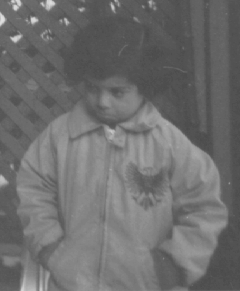
%> input picture ECES435/Assignment1/Assignment_1_Files/pout.tif, 240 x 291 px
$ octave lab1.m   (GNU Octave 9; MATLAB toolbox functions it lacks are replaced by stand-ins)
%> lines starting %> are read from the running program, lines starting %| are printed output that depends on the picture
### ECES435/Assignment1/Gcorrection.m
function [ img_out ] = Gcorrection(img_in, gama)
%UNTITLED2 Summary of this function goes here
%   Detailed explanation goes here
%No summary or explanation is needed
%.
%.
%.
%Come on guys
    img_out=uint8(255*(double(img_in)/255).^gama);
end

### ECES435/Assignment1/lab1.m
%Assignemnt 1
%Brian Hosler and Sarah Peachey


%% Part 1
%1
%The Gcorrection function
type('Gcorrection.m')

%2
%read in the image
pout=imread('Assignment_1_Files/pout.tif');
%> pout is the input picture: size 291x240 uint8; min 74, max 224, mean 110.3
figure
%Plot .4 enhanced image and histogram
subplot(2,3,1)
imshow(Gcorrection(pout,.4))
%> in Gcorrection, `img_out=uint8(255*(double(img_in)/255).^gama);`:
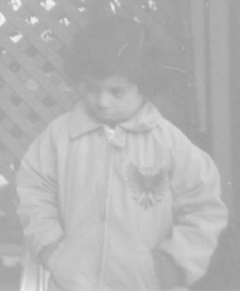
%> img_out: size 291x240 uint8; min 155, max 242, mean 181.5
title('\gamma=0.4')
subplot(2,3,4)
imhist(Gcorrection(pout,.4))
%Plot unenhanced image and histogram
subplot(2,3,2)
imshow(Gcorrection(pout,1))
title(sprintf('\\gamma=1\nMSE from original: %d',immse(pout,Gcorrection(pout,1))))
subplot(2,3,5)
imhist(Gcorrection(pout,1))
%Plot 2.1 enhanced image and histogram
subplot(2,3,3)
imshow(Gcorrection(pout,2.1))
%> call 6 of Gcorrection, with gama = 2.1
%> in Gcorrection (call 6), `img_out=uint8(255*(double(img_in)/255).^gama);`:
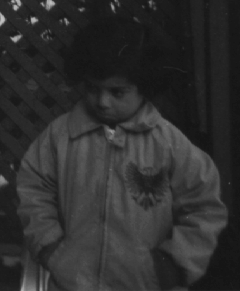
%> img_out: size 291x240 uint8; min 19, max 194, mean 46.1
title('\gamma=2.1')
subplot(2,3,6)
imhist(Gcorrection(pout,2.1))
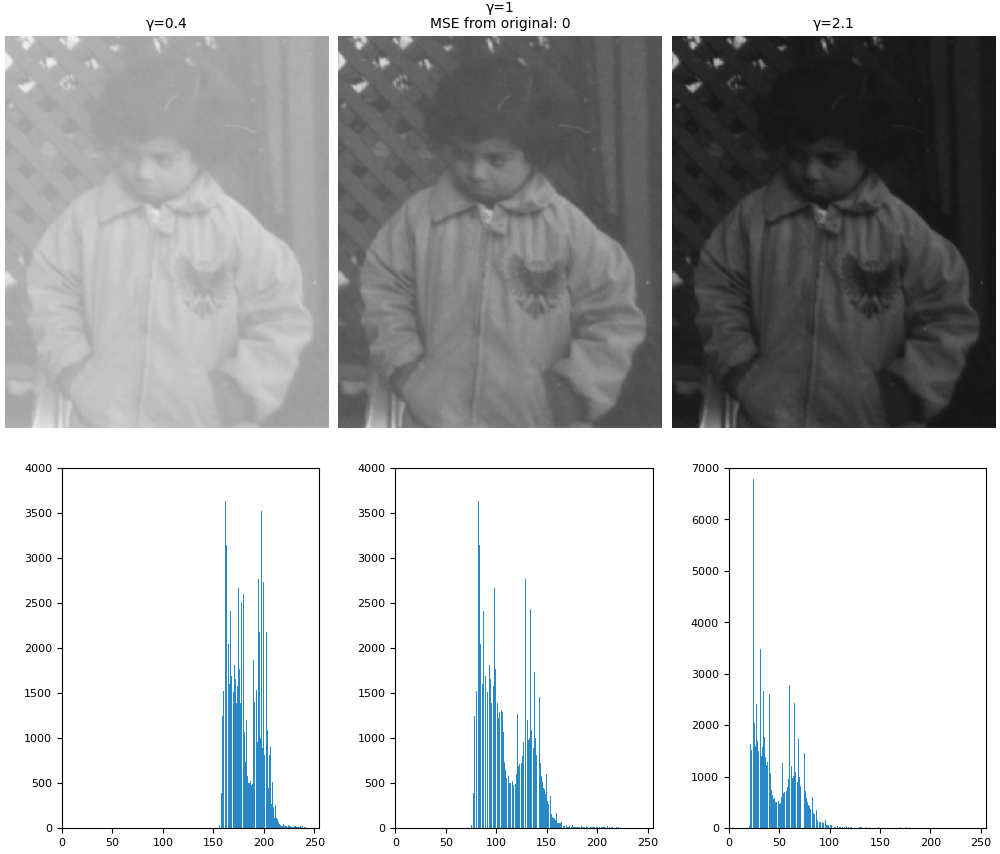
%> figure redrawn from the program's plot data, 6 panels

%3
%Read in new photo
moonHobos=imread('Assignment_1_Files/MoonPhobos.tif');
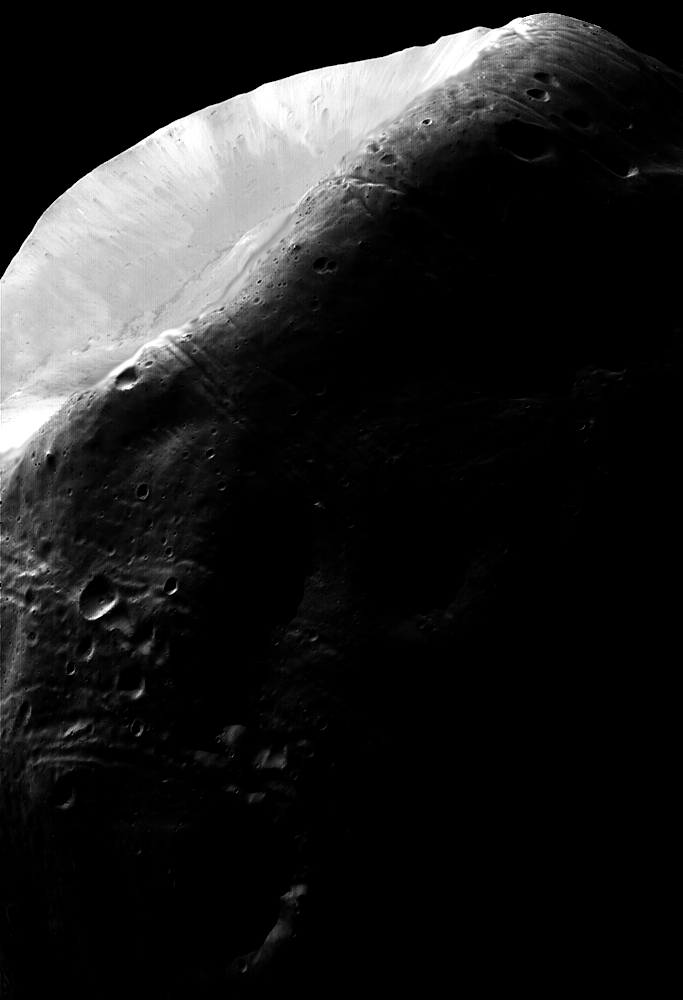
%> input picture ECES435/Assignment1/Assignment_1_Files/MoonPhobos.tif, 683 x 1000 px
%> moonHobos is the input picture: size 1000x683 uint8; min 0, max 255, mean 31.7
figure
%Plot the enhanced image
subplot(1,2,1)
imshow(Gcorrection(moonHobos,.3))
%> call 8 of Gcorrection, with gama = 0.3
%> in Gcorrection (call 8), `img_out=uint8(255*(double(img_in)/255).^gama);`:
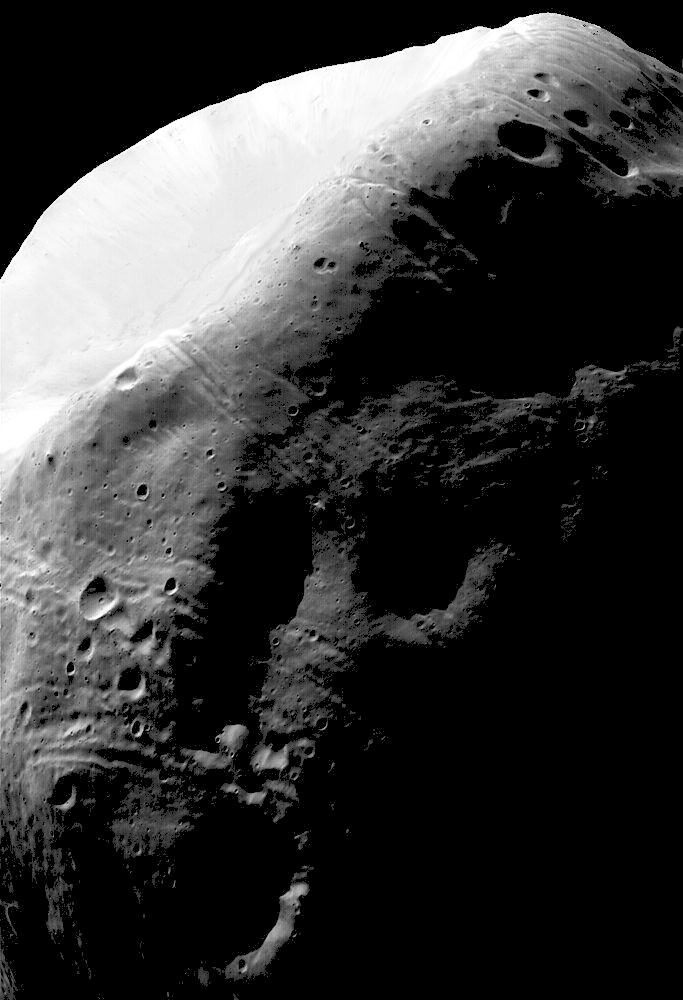
%> img_out: size 1000x683 uint8; min 0, max 255, mean 56.6
title('\gamma=.3')
subplot(1,2,2)
imshow(histeq(moonHobos,256))
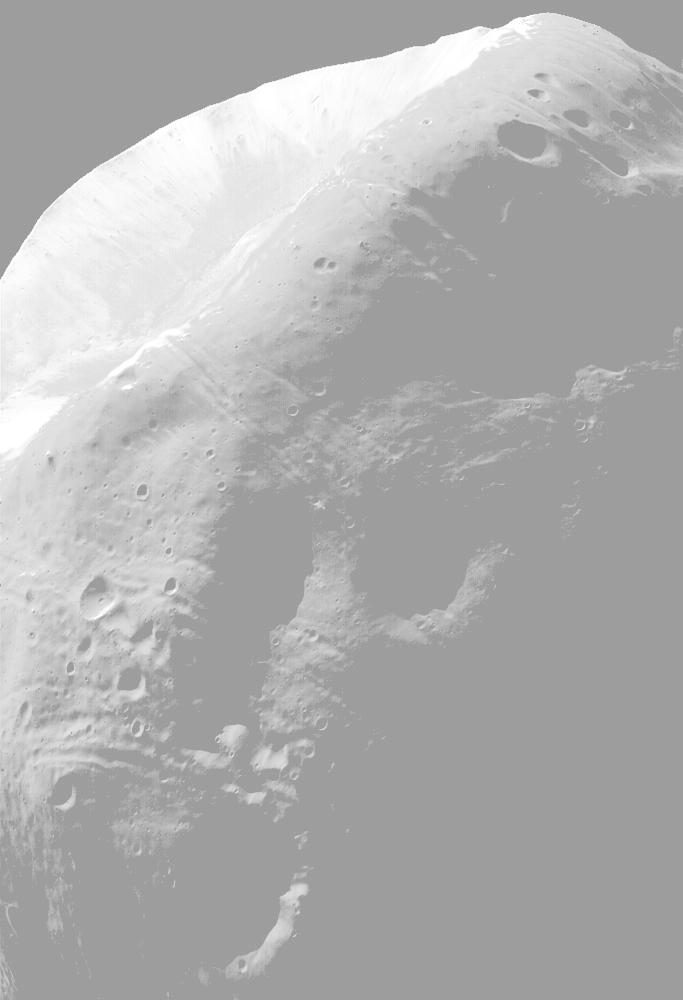
%> displayed picture: size 1000x683, on the screen's scale of 0 to 255; min 157, max 255, mean 176.1
title('HistEQ')

figure
%Plot histograms of the enhanced image
subplot(1,2,1)
imhist(Gcorrection(moonHobos,.3))
title('\gamma=.3')
subplot(1,2,2)
imhist(histeq(moonHobos,256))
title('HistEQ')
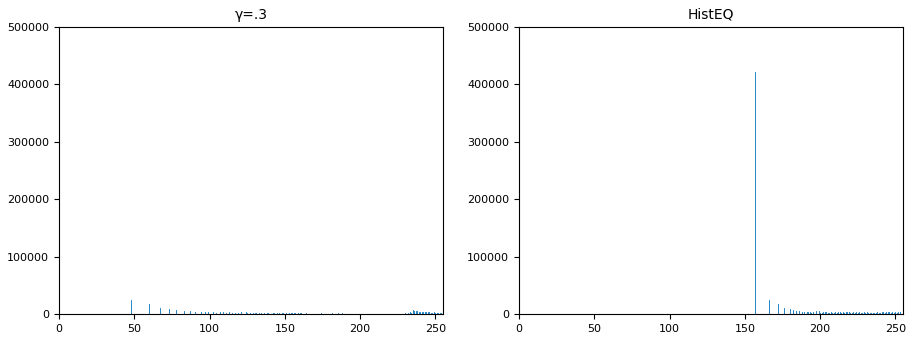
%> figure redrawn from the program's plot data, 2 panels; panel 1: highest point at x = 0, y = 421847; panel 2: highest point at x = 157, y = 421847


%% Part 2
%1
%Our High-Boot filter function
type('HBfilt.m')

%2
%Read in and filter the moon image
%> (the run ends here)
